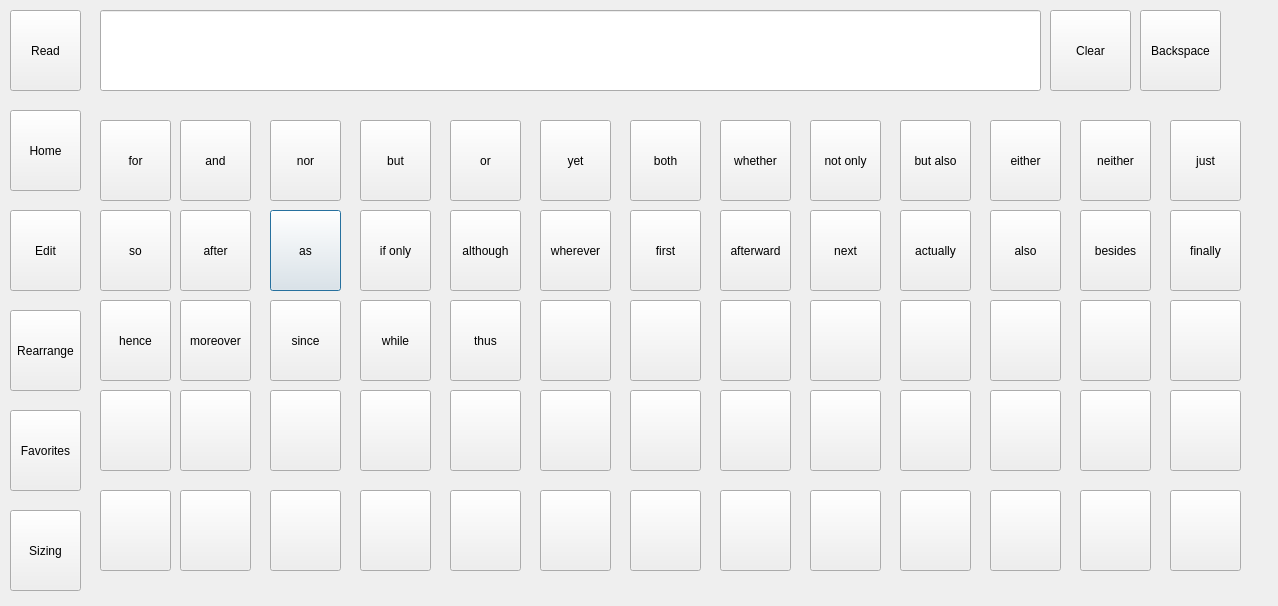
<?xml version="1.0" encoding="UTF-8"?>
<ui version="4.0">
 <class>conjunction</class>
 <widget class="QDialog" name="conjunction">
  <property name="geometry">
   <rect>
    <x>0</x>
    <y>0</y>
    <width>1278</width>
    <height>606</height>
   </rect>
  </property>
  <property name="windowTitle">
   <string>Dialog</string>
  </property>
  <widget class="QPushButton" name="as_conjButton">
   <property name="geometry">
    <rect>
     <x>270</x>
     <y>210</y>
     <width>71</width>
     <height>81</height>
    </rect>
   </property>
   <property name="text">
    <string>as</string>
   </property>
  </widget>
  <widget class="QPushButton" name="pushButton_54">
   <property name="geometry">
    <rect>
     <x>900</x>
     <y>300</y>
     <width>71</width>
     <height>81</height>
    </rect>
   </property>
   <property name="text">
    <string/>
   </property>
  </widget>
  <widget class="QPushButton" name="but_conjButton">
   <property name="geometry">
    <rect>
     <x>360</x>
     <y>120</y>
     <width>71</width>
     <height>81</height>
    </rect>
   </property>
   <property name="text">
    <string>but</string>
   </property>
  </widget>
  <widget class="QPushButton" name="butAlso_conjButton">
   <property name="geometry">
    <rect>
     <x>900</x>
     <y>120</y>
     <width>71</width>
     <height>81</height>
    </rect>
   </property>
   <property name="text">
    <string>but also</string>
   </property>
  </widget>
  <widget class="QPushButton" name="although_conjButton">
   <property name="geometry">
    <rect>
     <x>450</x>
     <y>210</y>
     <width>71</width>
     <height>81</height>
    </rect>
   </property>
   <property name="text">
    <string>although</string>
   </property>
  </widget>
  <widget class="QPushButton" name="clear_fromLocations">
   <property name="geometry">
    <rect>
     <x>1050</x>
     <y>10</y>
     <width>81</width>
     <height>81</height>
    </rect>
   </property>
   <property name="text">
    <string>Clear</string>
   </property>
  </widget>
  <widget class="QPushButton" name="finally_conjButton">
   <property name="geometry">
    <rect>
     <x>1170</x>
     <y>210</y>
     <width>71</width>
     <height>81</height>
    </rect>
   </property>
   <property name="text">
    <string>finally</string>
   </property>
  </widget>
  <widget class="QPushButton" name="whether_conjButton">
   <property name="geometry">
    <rect>
     <x>720</x>
     <y>120</y>
     <width>71</width>
     <height>81</height>
    </rect>
   </property>
   <property name="text">
    <string>whether</string>
   </property>
  </widget>
  <widget class="QPushButton" name="since_conjButton">
   <property name="geometry">
    <rect>
     <x>270</x>
     <y>300</y>
     <width>71</width>
     <height>81</height>
    </rect>
   </property>
   <property name="text">
    <string>since</string>
   </property>
  </widget>
  <widget class="QPushButton" name="just_conjButton">
   <property name="geometry">
    <rect>
     <x>1170</x>
     <y>120</y>
     <width>71</width>
     <height>81</height>
    </rect>
   </property>
   <property name="text">
    <string>just</string>
   </property>
  </widget>
  <widget class="QPushButton" name="pushButton_48">
   <property name="geometry">
    <rect>
     <x>540</x>
     <y>390</y>
     <width>71</width>
     <height>81</height>
    </rect>
   </property>
   <property name="text">
    <string/>
   </property>
  </widget>
  <widget class="QPushButton" name="pushButton_60">
   <property name="geometry">
    <rect>
     <x>270</x>
     <y>490</y>
     <width>71</width>
     <height>81</height>
    </rect>
   </property>
   <property name="text">
    <string/>
   </property>
  </widget>
  <widget class="QPushButton" name="or_conjButton">
   <property name="geometry">
    <rect>
     <x>450</x>
     <y>120</y>
     <width>71</width>
     <height>81</height>
    </rect>
   </property>
   <property name="text">
    <string>or</string>
   </property>
  </widget>
  <widget class="QPushButton" name="pushButton_52">
   <property name="geometry">
    <rect>
     <x>720</x>
     <y>390</y>
     <width>71</width>
     <height>81</height>
    </rect>
   </property>
   <property name="text">
    <string/>
   </property>
  </widget>
  <widget class="QPushButton" name="pushButton_35">
   <property name="geometry">
    <rect>
     <x>360</x>
     <y>390</y>
     <width>71</width>
     <height>81</height>
    </rect>
   </property>
   <property name="text">
    <string/>
   </property>
  </widget>
  <widget class="QPushButton" name="pushButton_46">
   <property name="geometry">
    <rect>
     <x>100</x>
     <y>390</y>
     <width>71</width>
     <height>81</height>
    </rect>
   </property>
   <property name="text">
    <string/>
   </property>
  </widget>
  <widget class="QPushButton" name="pushButton_63">
   <property name="geometry">
    <rect>
     <x>360</x>
     <y>490</y>
     <width>71</width>
     <height>81</height>
    </rect>
   </property>
   <property name="text">
    <string/>
   </property>
  </widget>
  <widget class="QPushButton" name="pushButton_66">
   <property name="geometry">
    <rect>
     <x>450</x>
     <y>490</y>
     <width>71</width>
     <height>81</height>
    </rect>
   </property>
   <property name="text">
    <string/>
   </property>
  </widget>
  <widget class="QPushButton" name="ifOnlyIf_conjButton">
   <property name="geometry">
    <rect>
     <x>360</x>
     <y>210</y>
     <width>71</width>
     <height>81</height>
    </rect>
   </property>
   <property name="text">
    <string>if only</string>
   </property>
  </widget>
  <widget class="QPushButton" name="also_conjButton">
   <property name="geometry">
    <rect>
     <x>990</x>
     <y>210</y>
     <width>71</width>
     <height>81</height>
    </rect>
   </property>
   <property name="text">
    <string>also</string>
   </property>
  </widget>
  <widget class="QPushButton" name="afterward_conjButton">
   <property name="geometry">
    <rect>
     <x>720</x>
     <y>210</y>
     <width>71</width>
     <height>81</height>
    </rect>
   </property>
   <property name="text">
    <string>afterward</string>
   </property>
  </widget>
  <widget class="QPushButton" name="backspace_fromLocations">
   <property name="geometry">
    <rect>
     <x>1140</x>
     <y>10</y>
     <width>81</width>
     <height>81</height>
    </rect>
   </property>
   <property name="text">
    <string>Backspace</string>
   </property>
  </widget>
  <widget class="QPushButton" name="pushButton_41">
   <property name="geometry">
    <rect>
     <x>1080</x>
     <y>390</y>
     <width>71</width>
     <height>81</height>
    </rect>
   </property>
   <property name="text">
    <string/>
   </property>
  </widget>
  <widget class="QPushButton" name="rearrange_fromLocations">
   <property name="geometry">
    <rect>
     <x>10</x>
     <y>310</y>
     <width>71</width>
     <height>81</height>
    </rect>
   </property>
   <property name="text">
    <string>Rearrange</string>
   </property>
  </widget>
  <widget class="QLineEdit" name="lineEdit">
   <property name="geometry">
    <rect>
     <x>100</x>
     <y>10</y>
     <width>941</width>
     <height>81</height>
    </rect>
   </property>
  </widget>
  <widget class="QPushButton" name="pushButton_58">
   <property name="geometry">
    <rect>
     <x>630</x>
     <y>490</y>
     <width>71</width>
     <height>81</height>
    </rect>
   </property>
   <property name="text">
    <string/>
   </property>
  </widget>
  <widget class="QPushButton" name="pushButton_64">
   <property name="geometry">
    <rect>
     <x>720</x>
     <y>490</y>
     <width>71</width>
     <height>81</height>
    </rect>
   </property>
   <property name="text">
    <string/>
   </property>
  </widget>
  <widget class="QPushButton" name="edit_fromLocations">
   <property name="geometry">
    <rect>
     <x>10</x>
     <y>210</y>
     <width>71</width>
     <height>81</height>
    </rect>
   </property>
   <property name="text">
    <string>Edit</string>
   </property>
  </widget>
  <widget class="QPushButton" name="favorite_fromLocations">
   <property name="geometry">
    <rect>
     <x>10</x>
     <y>410</y>
     <width>71</width>
     <height>81</height>
    </rect>
   </property>
   <property name="text">
    <string>Favorites</string>
   </property>
  </widget>
  <widget class="QPushButton" name="and_conjButton">
   <property name="geometry">
    <rect>
     <x>180</x>
     <y>120</y>
     <width>71</width>
     <height>81</height>
    </rect>
   </property>
   <property name="text">
    <string>and</string>
   </property>
  </widget>
  <widget class="QPushButton" name="pushButton_42">
   <property name="geometry">
    <rect>
     <x>810</x>
     <y>300</y>
     <width>71</width>
     <height>81</height>
    </rect>
   </property>
   <property name="text">
    <string/>
   </property>
  </widget>
  <widget class="QPushButton" name="pushButton_36">
   <property name="geometry">
    <rect>
     <x>720</x>
     <y>300</y>
     <width>71</width>
     <height>81</height>
    </rect>
   </property>
   <property name="text">
    <string/>
   </property>
  </widget>
  <widget class="QPushButton" name="size_fromLocations">
   <property name="geometry">
    <rect>
     <x>10</x>
     <y>510</y>
     <width>71</width>
     <height>81</height>
    </rect>
   </property>
   <property name="text">
    <string>Sizing</string>
   </property>
  </widget>
  <widget class="QPushButton" name="after_conjButton">
   <property name="geometry">
    <rect>
     <x>180</x>
     <y>210</y>
     <width>71</width>
     <height>81</height>
    </rect>
   </property>
   <property name="text">
    <string>after</string>
   </property>
  </widget>
  <widget class="QPushButton" name="pushButton_71">
   <property name="geometry">
    <rect>
     <x>1170</x>
     <y>300</y>
     <width>71</width>
     <height>81</height>
    </rect>
   </property>
   <property name="text">
    <string/>
   </property>
  </widget>
  <widget class="QPushButton" name="thus_conjButton">
   <property name="geometry">
    <rect>
     <x>450</x>
     <y>300</y>
     <width>71</width>
     <height>81</height>
    </rect>
   </property>
   <property name="text">
    <string>thus</string>
   </property>
  </widget>
  <widget class="QPushButton" name="pushButton_44">
   <property name="geometry">
    <rect>
     <x>990</x>
     <y>390</y>
     <width>71</width>
     <height>81</height>
    </rect>
   </property>
   <property name="text">
    <string/>
   </property>
  </widget>
  <widget class="QPushButton" name="while_conjButton">
   <property name="geometry">
    <rect>
     <x>360</x>
     <y>300</y>
     <width>71</width>
     <height>81</height>
    </rect>
   </property>
   <property name="text">
    <string>while</string>
   </property>
  </widget>
  <widget class="QPushButton" name="pushButton_33">
   <property name="geometry">
    <rect>
     <x>630</x>
     <y>300</y>
     <width>71</width>
     <height>81</height>
    </rect>
   </property>
   <property name="text">
    <string/>
   </property>
  </widget>
  <widget class="QPushButton" name="pushButton_56">
   <property name="geometry">
    <rect>
     <x>990</x>
     <y>490</y>
     <width>71</width>
     <height>81</height>
    </rect>
   </property>
   <property name="text">
    <string/>
   </property>
  </widget>
  <widget class="QPushButton" name="besides_conjButton">
   <property name="geometry">
    <rect>
     <x>1080</x>
     <y>210</y>
     <width>71</width>
     <height>81</height>
    </rect>
   </property>
   <property name="text">
    <string>besides</string>
   </property>
  </widget>
  <widget class="QPushButton" name="pushButton_32">
   <property name="geometry">
    <rect>
     <x>900</x>
     <y>390</y>
     <width>71</width>
     <height>81</height>
    </rect>
   </property>
   <property name="text">
    <string/>
   </property>
  </widget>
  <widget class="QPushButton" name="pushButton_59">
   <property name="geometry">
    <rect>
     <x>900</x>
     <y>490</y>
     <width>71</width>
     <height>81</height>
    </rect>
   </property>
   <property name="text">
    <string/>
   </property>
  </widget>
  <widget class="QPushButton" name="actually_conjButton">
   <property name="geometry">
    <rect>
     <x>900</x>
     <y>210</y>
     <width>71</width>
     <height>81</height>
    </rect>
   </property>
   <property name="text">
    <string>actually</string>
   </property>
  </widget>
  <widget class="QPushButton" name="hence_conjButton">
   <property name="geometry">
    <rect>
     <x>100</x>
     <y>300</y>
     <width>71</width>
     <height>81</height>
    </rect>
   </property>
   <property name="text">
    <string>hence</string>
   </property>
  </widget>
  <widget class="QPushButton" name="pushButton_43">
   <property name="geometry">
    <rect>
     <x>540</x>
     <y>300</y>
     <width>71</width>
     <height>81</height>
    </rect>
   </property>
   <property name="text">
    <string/>
   </property>
  </widget>
  <widget class="QPushButton" name="so_conjButton">
   <property name="geometry">
    <rect>
     <x>100</x>
     <y>210</y>
     <width>71</width>
     <height>81</height>
    </rect>
   </property>
   <property name="text">
    <string>so</string>
   </property>
  </widget>
  <widget class="QPushButton" name="pushButton_47">
   <property name="geometry">
    <rect>
     <x>180</x>
     <y>390</y>
     <width>71</width>
     <height>81</height>
    </rect>
   </property>
   <property name="text">
    <string/>
   </property>
  </widget>
  <widget class="QPushButton" name="pushButton_49">
   <property name="geometry">
    <rect>
     <x>1080</x>
     <y>300</y>
     <width>71</width>
     <height>81</height>
    </rect>
   </property>
   <property name="text">
    <string/>
   </property>
  </widget>
  <widget class="QPushButton" name="pushButton_61">
   <property name="geometry">
    <rect>
     <x>540</x>
     <y>490</y>
     <width>71</width>
     <height>81</height>
    </rect>
   </property>
   <property name="text">
    <string/>
   </property>
  </widget>
  <widget class="QPushButton" name="pushButton_57">
   <property name="geometry">
    <rect>
     <x>180</x>
     <y>490</y>
     <width>71</width>
     <height>81</height>
    </rect>
   </property>
   <property name="text">
    <string/>
   </property>
  </widget>
  <widget class="QPushButton" name="pushButton_70">
   <property name="geometry">
    <rect>
     <x>1170</x>
     <y>390</y>
     <width>71</width>
     <height>81</height>
    </rect>
   </property>
   <property name="text">
    <string/>
   </property>
  </widget>
  <widget class="QPushButton" name="next_conjButton">
   <property name="geometry">
    <rect>
     <x>810</x>
     <y>210</y>
     <width>71</width>
     <height>81</height>
    </rect>
   </property>
   <property name="text">
    <string>next</string>
   </property>
  </widget>
  <widget class="QPushButton" name="both_conjButton">
   <property name="geometry">
    <rect>
     <x>630</x>
     <y>120</y>
     <width>71</width>
     <height>81</height>
    </rect>
   </property>
   <property name="text">
    <string>both</string>
   </property>
  </widget>
  <widget class="QPushButton" name="yet_conjButton">
   <property name="geometry">
    <rect>
     <x>540</x>
     <y>120</y>
     <width>71</width>
     <height>81</height>
    </rect>
   </property>
   <property name="text">
    <string>yet</string>
   </property>
  </widget>
  <widget class="QPushButton" name="pushButton_53">
   <property name="geometry">
    <rect>
     <x>630</x>
     <y>390</y>
     <width>71</width>
     <height>81</height>
    </rect>
   </property>
   <property name="text">
    <string/>
   </property>
  </widget>
  <widget class="QPushButton" name="read_fromLocations">
   <property name="geometry">
    <rect>
     <x>10</x>
     <y>10</y>
     <width>71</width>
     <height>81</height>
    </rect>
   </property>
   <property name="text">
    <string>Read</string>
   </property>
  </widget>
  <widget class="QPushButton" name="moreover_conjButton">
   <property name="geometry">
    <rect>
     <x>180</x>
     <y>300</y>
     <width>71</width>
     <height>81</height>
    </rect>
   </property>
   <property name="text">
    <string>moreover</string>
   </property>
  </widget>
  <widget class="QPushButton" name="wherever_conjButton">
   <property name="geometry">
    <rect>
     <x>540</x>
     <y>210</y>
     <width>71</width>
     <height>81</height>
    </rect>
   </property>
   <property name="text">
    <string>wherever</string>
   </property>
  </widget>
  <widget class="QPushButton" name="pushButton_55">
   <property name="geometry">
    <rect>
     <x>450</x>
     <y>390</y>
     <width>71</width>
     <height>81</height>
    </rect>
   </property>
   <property name="text">
    <string/>
   </property>
  </widget>
  <widget class="QPushButton" name="neither_conjButton">
   <property name="geometry">
    <rect>
     <x>1080</x>
     <y>120</y>
     <width>71</width>
     <height>81</height>
    </rect>
   </property>
   <property name="text">
    <string>neither</string>
   </property>
  </widget>
  <widget class="QPushButton" name="pushButton_62">
   <property name="geometry">
    <rect>
     <x>100</x>
     <y>490</y>
     <width>71</width>
     <height>81</height>
    </rect>
   </property>
   <property name="text">
    <string/>
   </property>
  </widget>
  <widget class="QPushButton" name="pushButton_69">
   <property name="geometry">
    <rect>
     <x>1170</x>
     <y>490</y>
     <width>71</width>
     <height>81</height>
    </rect>
   </property>
   <property name="text">
    <string/>
   </property>
  </widget>
  <widget class="QPushButton" name="nor_conjButton">
   <property name="geometry">
    <rect>
     <x>270</x>
     <y>120</y>
     <width>71</width>
     <height>81</height>
    </rect>
   </property>
   <property name="text">
    <string>nor</string>
   </property>
  </widget>
  <widget class="QPushButton" name="pushButton_67">
   <property name="geometry">
    <rect>
     <x>1080</x>
     <y>490</y>
     <width>71</width>
     <height>81</height>
    </rect>
   </property>
   <property name="text">
    <string/>
   </property>
  </widget>
  <widget class="QPushButton" name="pushButton_38">
   <property name="geometry">
    <rect>
     <x>990</x>
     <y>300</y>
     <width>71</width>
     <height>81</height>
    </rect>
   </property>
   <property name="text">
    <string/>
   </property>
  </widget>
  <widget class="QPushButton" name="for_conjButton">
   <property name="geometry">
    <rect>
     <x>100</x>
     <y>120</y>
     <width>71</width>
     <height>81</height>
    </rect>
   </property>
   <property name="text">
    <string>for</string>
   </property>
  </widget>
  <widget class="QPushButton" name="pushButton_34">
   <property name="geometry">
    <rect>
     <x>810</x>
     <y>390</y>
     <width>71</width>
     <height>81</height>
    </rect>
   </property>
   <property name="text">
    <string/>
   </property>
  </widget>
  <widget class="QPushButton" name="notOnly_conjButton">
   <property name="geometry">
    <rect>
     <x>810</x>
     <y>120</y>
     <width>71</width>
     <height>81</height>
    </rect>
   </property>
   <property name="text">
    <string>not only</string>
   </property>
  </widget>
  <widget class="QPushButton" name="home_fromLocations">
   <property name="geometry">
    <rect>
     <x>10</x>
     <y>110</y>
     <width>71</width>
     <height>81</height>
    </rect>
   </property>
   <property name="text">
    <string>Home</string>
   </property>
  </widget>
  <widget class="QPushButton" name="pushButton_65">
   <property name="geometry">
    <rect>
     <x>810</x>
     <y>490</y>
     <width>71</width>
     <height>81</height>
    </rect>
   </property>
   <property name="text">
    <string/>
   </property>
  </widget>
  <widget class="QPushButton" name="first_conjButton">
   <property name="geometry">
    <rect>
     <x>630</x>
     <y>210</y>
     <width>71</width>
     <height>81</height>
    </rect>
   </property>
   <property name="text">
    <string>first</string>
   </property>
  </widget>
  <widget class="QPushButton" name="either_conjButton">
   <property name="geometry">
    <rect>
     <x>990</x>
     <y>120</y>
     <width>71</width>
     <height>81</height>
    </rect>
   </property>
   <property name="text">
    <string>either</string>
   </property>
  </widget>
  <widget class="QPushButton" name="pushButton_39">
   <property name="geometry">
    <rect>
     <x>270</x>
     <y>390</y>
     <width>71</width>
     <height>81</height>
    </rect>
   </property>
   <property name="text">
    <string/>
   </property>
  </widget>
 </widget>
 <resources/>
 <connections/>
</ui>
